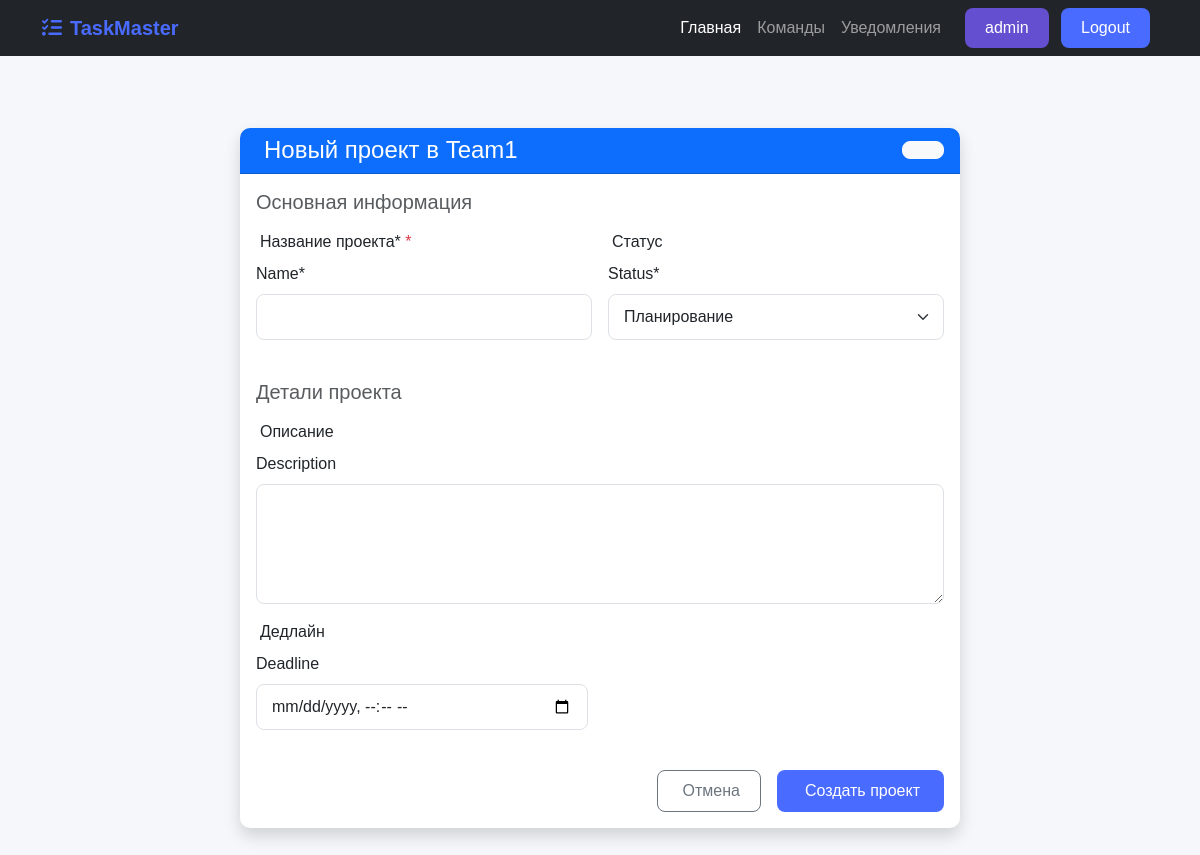
Page /team/1/project/create/ (signed in) on the earlier database version.
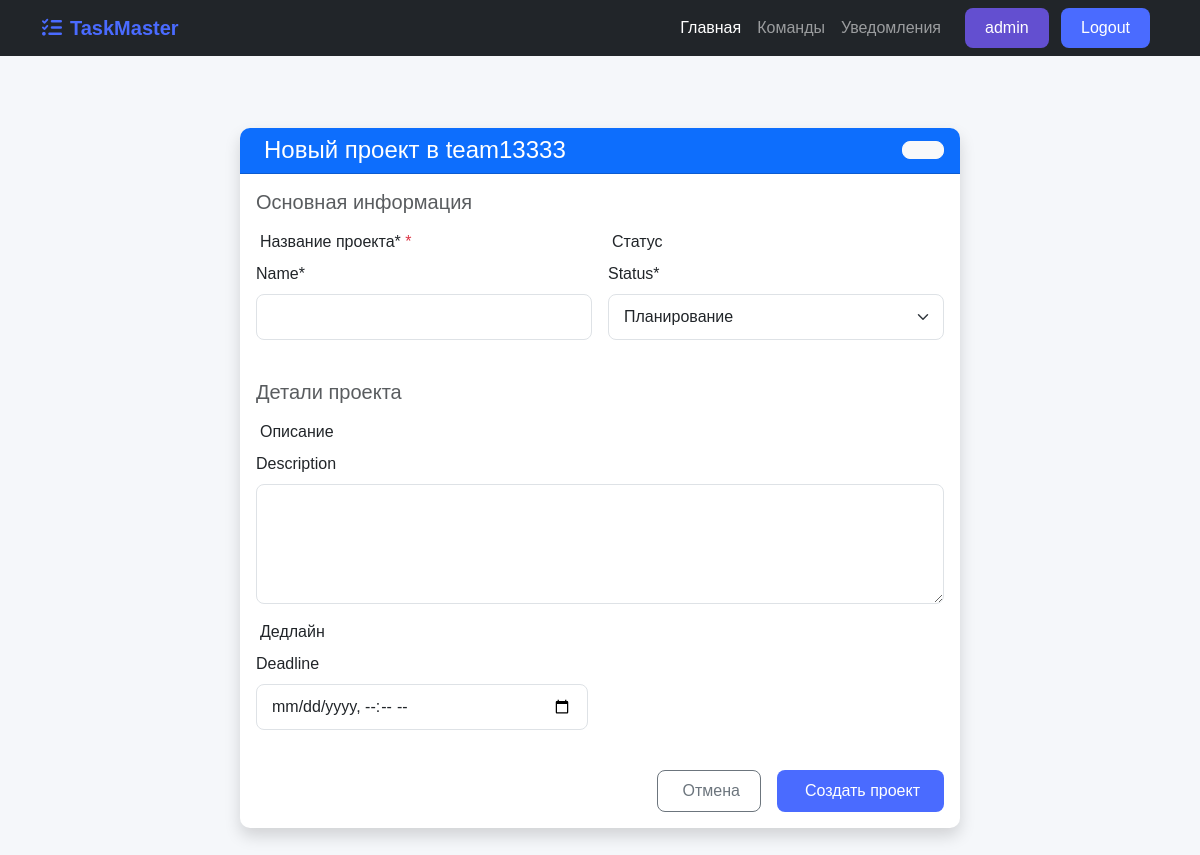
Same page on the later database version.
### tasktracker/models.py (models this page shows, shortened)
class Team(models.Model):
    name = models.CharField(max_length=100)
    description = models.TextField(blank=True)
    created_at = models.DateTimeField(auto_now_add=True)
    updated_at = models.DateTimeField(auto_now=True)

### tasktracker/views.py (the view)
# urls.py: path('team/<int:team_id>/project/create/', create_project, name='create_project'),
@login_required
def create_project(request, team_id):
    team = get_object_or_404(Team, id=team_id)
    member = get_object_or_404(TeamMember, team=team, user=request.user)
    if member.role not in ['ADMIN', 'MODERATOR']:
        messages.error(request, 'У вас нет прав для создания проектов')
        return redirect('team_detail', team_id=team.id)
    if request.method == 'POST':
        form = ProjectForm(request.POST)
        if form.is_valid():
            project = form.save(commit=False)
            project.team = team
            project.save()
            messages.success(request, 'Проект успешно создан!')
            return redirect('team_detail', team_id=team.id)
    else:
        form = ProjectForm()
    context = {
        'form': form,
        'team': team,
        'member': member,
    }
    return render(request, 'tasktracker/create_project.html', context)

### tasktracker/forms.py
class ProjectForm(forms.ModelForm):
    class Meta:
        model = Project
        fields = ['name', 'description', 'status', 'deadline']
        widgets = {
            'description': forms.Textarea(attrs={'rows': 3}),
            'deadline': forms.DateTimeInput(attrs={'type': 'datetime-local'}),
        }

### tasktracker/templates/tasktracker/create_project.html (shortened to what this page needs)
{% extends 'base.html' %}
{% load crispy_forms_tags %}
{% block content %}
<div class="container py-5">
    <div class="row justify-content-center">
        <div class="col-lg-8">
            <div class="card border-0 shadow">
                <div class="card-header bg-primary text-white">
                    <div class="d-flex justify-content-between align-items-center">
                        <h4 class="mb-0">
                            Новый проект в {{ team.name }}
                        </h4>
                        <a href="{% url 'team_detail' team_id=team.id %}" class="btn btn-sm btn-light">
                        </a>
                    </div>
                </div>
                <div class="card-body">
                    <form method="post" class="needs-validation" novalidate>
                        <div class="mb-4">
                            <h5 class="text-muted mb-3">Основная информация</h5>
                            <div class="row g-3">
                                <div class="col-md-6">
                                    <label for="{{ form.name.id_for_label }}" class="form-label">
                                        Название проекта*
                                    </label>
                                    {{ form.name|as_crispy_field }}
                                </div>
                                <div class="col-md-6">
                                    <label for="{{ form.status.id_for_label }}" class="form-label">
                                        Статус
                                    </label>
                                    {{ form.status|as_crispy_field }}
                                </div>
                            </div>
                        </div>
                        <div class="mb-4">
                            <h5 class="text-muted mb-3">Детали проекта</h5>
                            <div class="mb-3">
                                <label for="{{ form.description.id_for_label }}" class="form-label">
                                    Описание
                                </label>
                                {{ form.description|as_crispy_field }}
                            </div>
                            <div class="row">
                                <div class="col-md-6">
                                    <label for="{{ form.deadline.id_for_label }}" class="form-label">
                                        Дедлайн
                                    </label>
                                    {{ form.deadline|as_crispy_field }}
                                </div>
                            </div>
                        </div>
                        <div class="d-grid gap-2 d-md-flex justify-content-md-end mt-4">
                            <a href="{% url 'team_detail' team_id=team.id %}" class="btn btn-outline-secondary me-md-2">
                                Отмена
                            </a>
                            <button type="submit" class="btn btn-primary">
                                Создать проект
                            </button>
                        </div>
                    </form>
                </div>
            </div>
        </div>
    </div>
</div>
{% endblock %}

Differences in the rows shown:
changed Team: name "Team1" → "team13333"
